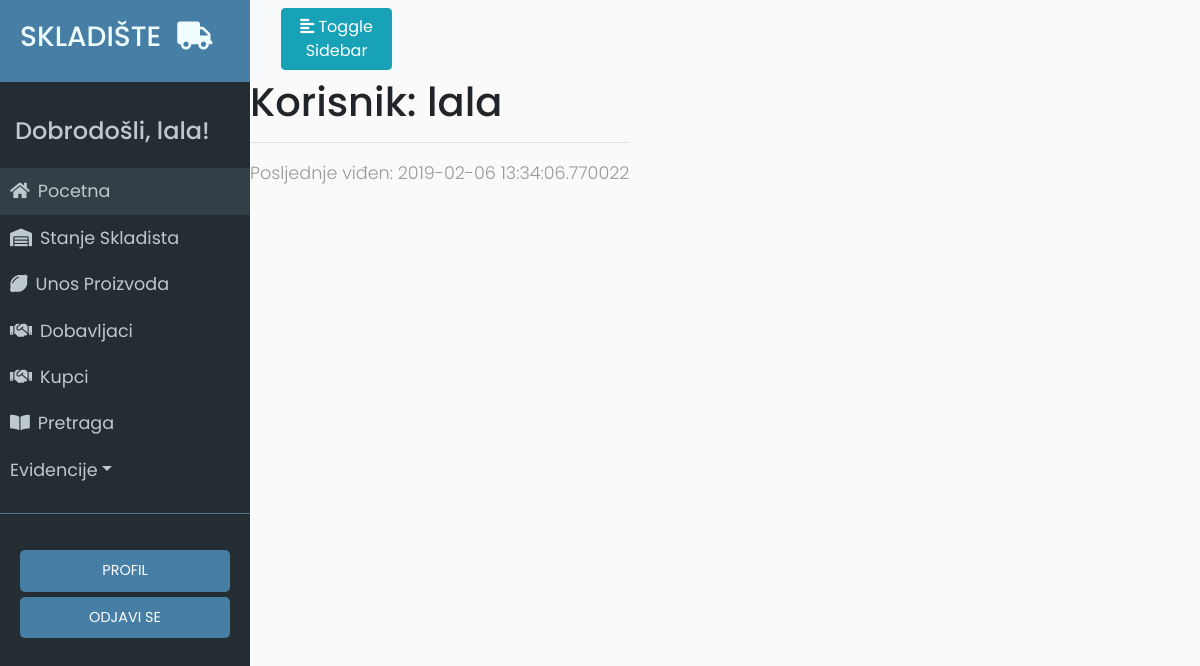
/user/lala (signed in), run on an earlier commit of the app's database.
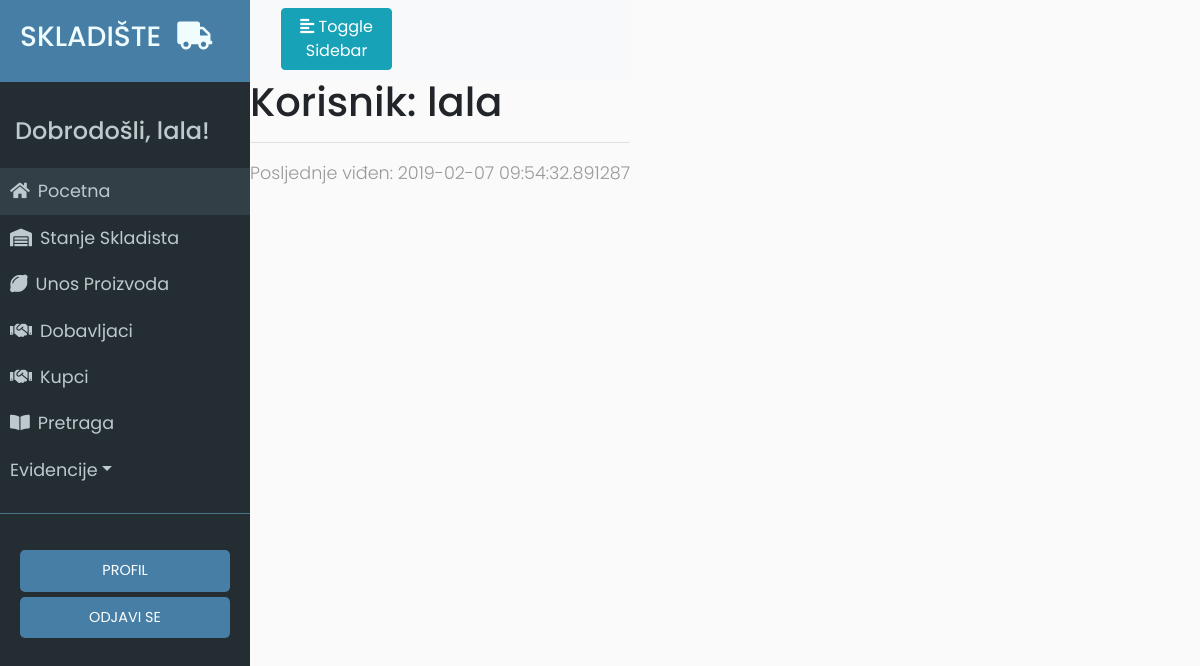
And on a later commit of the database.
### app/models.py (models this page shows, shortened)
class User(UserMixin, db.Model):
	id = db.Column(db.Integer, primary_key=True)
	username = db.Column(db.String(64), index=True, unique=True)
	email = db.Column(db.String(120), index=True, unique=True)
	password_hash = db.Column(db.String(128))
	last_seen = db.Column(db.DateTime, default=datetime.utcnow)
	evidencija_unosa = db.relationship('EvidencijaUnosa', backref='user', lazy='dynamic')
	evidencija_izdavanja = db.relationship('EvidencijaIzdavanja', backref='user', lazy='dynamic')

### app/routes.py (the view)
@app.route('/user/<username>')
@login_required
def user(username):
	user = User.query.filter_by(username=username).first_or_404()
	return render_template('user.html', user=user)

### app/models.py (called while the page is built)
@login.user_loader
def load_user(id):
	return User.query.get(int(id))

### app/routes.py (called while the page is built)
@app.before_request
def before_request():
	if current_user.is_authenticated:
		current_user.last_seen = datetime.utcnow()
		db.session.commit()

### app/templates/user.html
{% extends "base.html" %}
{% block content %}
    <h1>Korisnik: {{ user.username }}</h1>
    <hr>
    {% if user.last_seen %}<p>Posljednje viđen: {{ user.last_seen }}</p>{% endif %}
{% endblock %}

### app/templates/base.html (shortened to what this page needs)
<html>
<head>
	<link rel="stylesheet" href="https://stackpath.bootstrapcdn.com/bootstrap/4.2.1/css/bootstrap.min.css" integrisha384-GJzZqFGwb1QTTN6wy59ffF1BuGJpLSa9DkKMp0DgiMDm4iYMj70gZWKYbI706tWS">
	<link href="../static/style.css" type="text/css" rel="stylesheet">
	<link rel="stylesheet" href="https://use.fontawesome.com/releases/v5.7.1/css/all.css">
</head>
<body>
	<div class="wrapper">
	<nav id="sidebar">
		<div class="sidebar-header ">
			<h3 class="alen">SKLADIŠTE<i class="fas fa-truck ml-3"></i></h3>
		</div>
		<ul class="list-unstyled components">
			<h4>Dobrodošli, {{ current_user.username }}!</h4>
			<li class="active">
				<a href="{{ url_for('index') }}"><i class="fas fa-home mr-2"></i>Pocetna</a>
			</li>
			<li>
				<a href="{{ url_for('stanje_skladista') }}"><i class="fas fa-warehouse mr-2"></i>Stanje Skladista</a>
			</li>
			<li>
				<a href="{{ url_for('unos_proizvoda') }}"><i class="fas fa-lemon mr-2"></i>Unos Proizvoda</a>
			</li>
			<li>
				<a href="{{ url_for('dobavljaci') }}"><i class="fas fa-handshake mr-2"></i>Dobavljaci</a>
			</li>
			<li>
				<a href="{{ url_for('kupci') }}"><i class="fas fa-handshake mr-2"></i>Kupci</a>
			</li>
            <li>
                <a href="{{ url_for('search') }}"><i class="fas fa-book-open mr-2"></i>Pretraga</a>
            </li>
			<li>
				<a href="#pageSubmenu" data-toggle="collapse" aria-expanded="false" class="dropdown-toggle">Evidencije</a>
			</li>
		</ul>
		<ul class="list-unstyled CTAs">
                <li>
                    <a href="{{ url_for('user', username=current_user.username) }}" class="tipka">PROFIL</a>
                </li>
                <li>
                    <a href="{{ url_for('logout') }}" class="tipka">ODJAVI SE</a>
                </li>
            </ul>
	</nav>
		<div id="content">
			<nav class="navbar navbar-expand-lg navbar-light bg-light">
	        <div class="container-fluid">
	            <button type="button" id="sidebarCollapse" class="btn btn-info">
	                <i class="fas fa-align-left"></i>
	                <span>Toggle Sidebar</span>
	            </button> <br>
	    </div>
	</nav>
			{% block content %}
			{% endblock %}
		</div>
</body>
</html>

What changed in the data, as far as the page shows it:
changed User "lala": last_seen "2019-02-06 13:34:06.770022" → "2019-02-07 09:54:32.891287"
